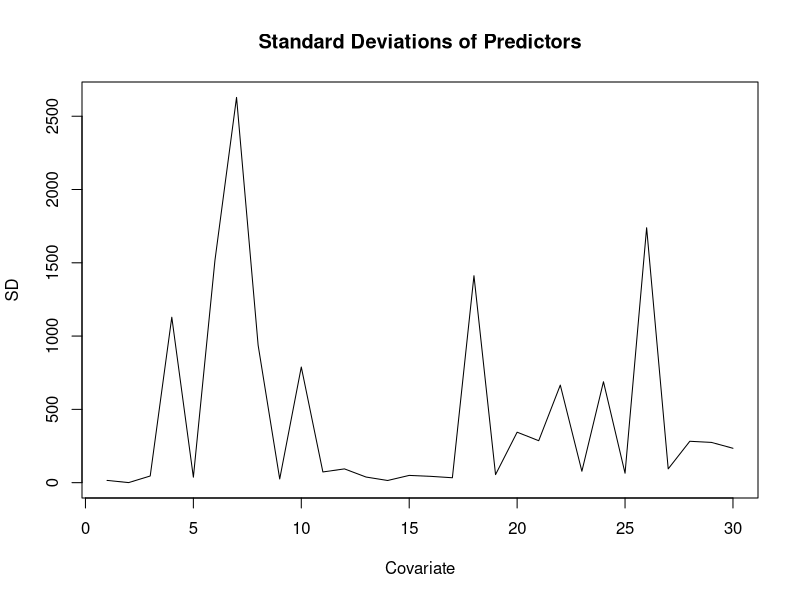
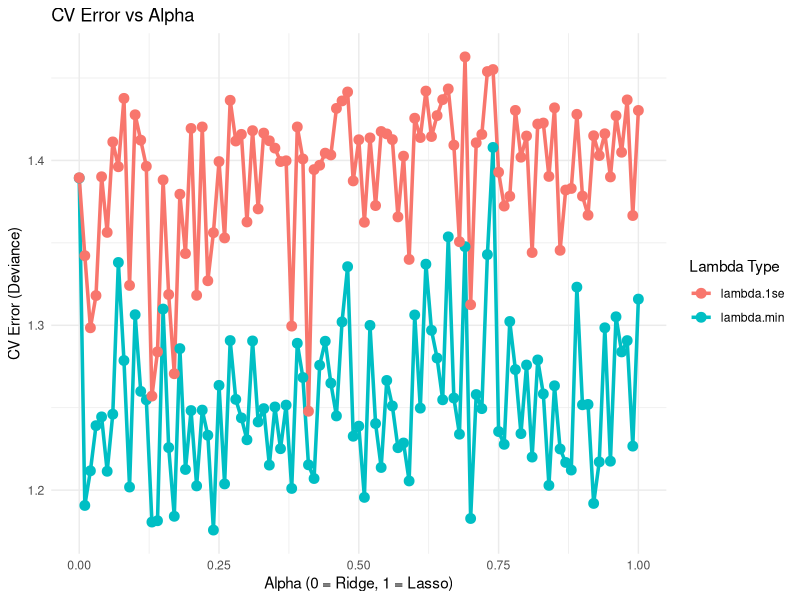
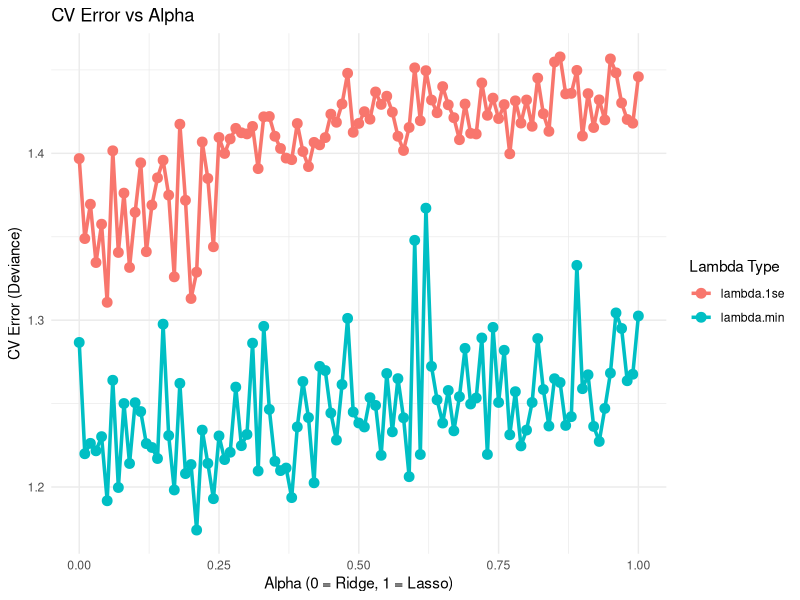
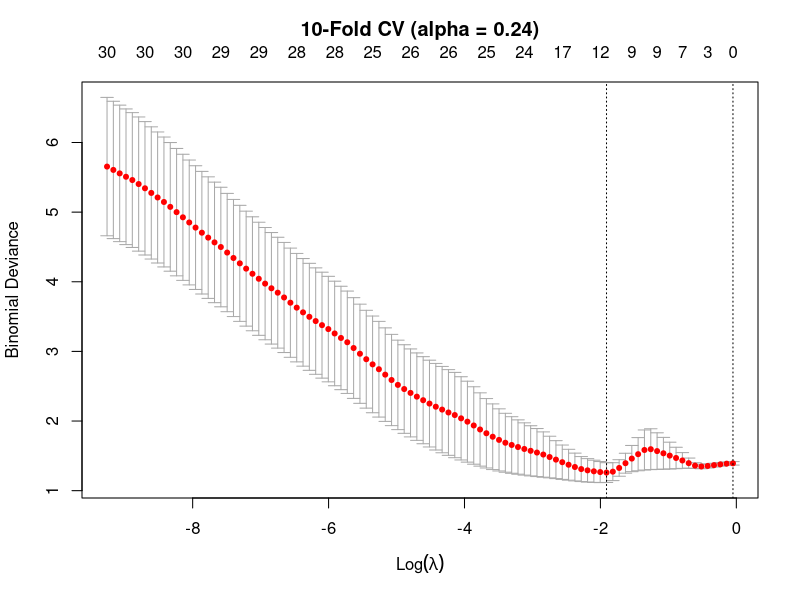
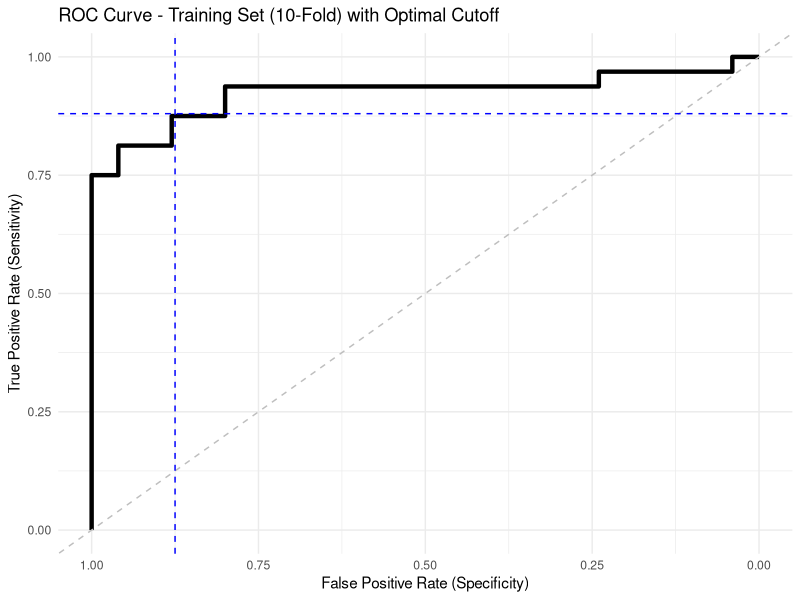

Write the R code that produced these figures, in order. (Note: this script raises an error after producing the figures.)
# === PACKAGES USED ========
library(readxl)
library(glmnet)
library(ggplot2)
library(GGally)
library(pROC)
library(MASS)
library(caret)

# === 1.1| DATA CLEANING ========
COV <- read_excel("Immunologic profiles of patients with COVID-19.xlsx")
str(COV) # dataset contains measurements of 28 analytes from 76 COVID-19-positive patients; response variable: severity (binary, mild vs. severe)

# Checking for missing values
sum(is.na(COV)) # no missing values

# Convert severity to a factor variable
COV$Severity <- ifelse(COV$Severirty == "Severe", 1, 0)
table(COV$Severity) # 0 = mild, 1 = severe

# Remove Patient Number and Severirty
COV <- COV[, !(names(COV) %in% c("Severirty", "Patient Number"))]
str(COV) # SEX is still character

# Convert SEX to numeric
COV$SEX <- ifelse(COV$SEX == "F", 1, 0)
table(COV$SEX)  

dim(COV)       # 76 x 31
colnames(COV)  

# === 1.2| EXPLORATORY DATA ANALYSIS ========


# === 2.1 | MODEL MATRIX AND TRAINING/TEST SETS ========
# Create model matrix for glmnet including all effects 
X <- model.matrix(Severity ~., COV)[, -1]
dim(X) # 30 predictor variables
colnames(X)

Y <- COV$Severity # severity set as response variable

# Checking predictor standard deviations
plot(as.ts(apply(X, 2, sd)), xlab = "Covariate", ylab = "SD",
     main = "Standard Deviations of Predictors")
# Very variable so standardization is needed; glmnet automatically does standardization


# Create train (75%) & test (25%) sets
set.seed(1717)

test_index <- sample.int(nrow(X), round(nrow(X) * 0.25), replace = FALSE)

X_train <- X[-test_index, ]
Y_train <- Y[-test_index]
X_test <- X[test_index, ]
Y_test <- Y[test_index]

## Confirm class balance in train and test
table(Y_train)
table(Y_test)

# === 2.2 | GRID SEARCH FOR ALPHA ========
# Function to perform grid search for optimal alpha value with different n-folds 
alpha_search <- function (nfolds){
  alpha_grid <- seq(0, 1, .01)
  results <- data.frame()
  set.seed(1717)
  for (a in alpha_grid) {
  cv_model <- cv.glmnet(X_train, 
                        Y_train, 
                        alpha = a, 
                        nfolds = nfolds,
                        family = "binomial",
                        type.measure = "deviance")  # Accuracy measure is deviance because AUC could not be used; number of observations is too small per fold

  
  # Store results
  results <- rbind(results, data.frame(
    alpha = a,
    lambda_min = cv_model$lambda.min,
    lambda_1se = cv_model$lambda.1se,
    cvm_min = min(cv_model$cvm),
    cvm_1se = cv_model$cvm[which(cv_model$lambda == cv_model$lambda.1se)]
  ))
  }
  # Extract optimal alpha and lambda
  best_min <- results$alpha[which.min(results$cvm_min)]
  best_1se <- results$alpha[which.min(results$cvm_1se)]
  
  return(list(results = results,
              best_min = best_min,
              best_1se = best_1se))
}

# Perform grid search and obtain optimal alpha for each k-fold CV
alpha_10 <- alpha_search(10)
best_min_10 <- alpha_10$best_min
best_1se_10 <- alpha_10$best_1se

alpha_20 <- alpha_search(20)
best_min_20 <- alpha_20$best_min
best_1se_20 <- alpha_20$best_1se

# Visualize alpha grid search to decide between alpha values
ggplot(alpha_10$results, aes(x = alpha)) +
  geom_line(aes(y = cvm_min, color = "lambda.min"), linewidth = 1.2) +
  geom_line(aes(y = cvm_1se, color = "lambda.1se"), linewidth = 1.2) +
  geom_point(aes(y = cvm_min, color = "lambda.min"), size = 3) +
  geom_point(aes(y = cvm_1se, color = "lambda.1se"), size = 3) +
  labs(title = "CV Error vs Alpha",
       x = "Alpha (0 = Ridge, 1 = Lasso)",
       y = "CV Error (Deviance)",
       color = "Lambda Type") +
  theme_minimal()

ggplot(alpha_20$results, aes(x = alpha)) +
  geom_line(aes(y = cvm_min, color = "lambda.min"), linewidth = 1.2) +
  geom_line(aes(y = cvm_1se, color = "lambda.1se"), linewidth = 1.2) +
  geom_point(aes(y = cvm_min, color = "lambda.min"), size = 3) +
  geom_point(aes(y = cvm_1se, color = "lambda.1se"), size = 3) +
  labs(title = "CV Error vs Alpha",
       x = "Alpha (0 = Ridge, 1 = Lasso)",
       y = "CV Error (Deviance)",
       color = "Lambda Type") +
  theme_minimal()
# alpha_min will be used as it has lowest CV error and will thus maximize predictive accuracy

# Helper functions for next steps
# Function to determine cutoffs for sensitivity, specificity, and classification
get_cutoff <- function(AUC) {
  snsp <- cbind(AUC$sensitivities, AUC$specificities)
  indx <- which.max(apply(snsp, 1, min))
  return(data.frame(cutoff = AUC$threshold[indx],
                    sensitivity = snsp[indx, 1],
                    specificity = snsp[indx, 2]))
} # get_metrics already gets sn and sp, so might be redundant for this function

# Function to obtain metrics from confusion matrix
get_metrics <- function(mat) {
  sn <- mat[2, 2] / sum(mat[2, ])
  sp <- mat[1, 1] / sum(mat[1, ])
  acc <- (mat[1,1] + mat[2,2]) / sum(mat)
  return(unlist(list(sensitivity = sn, specificity = sp, accuracy = acc)))
}

# === 3.1 | ELASTIC NET MODEL (10-FOLD) ========
set.seed(1717)
cv_10 <- cv.glmnet(X_train, Y_train, nfolds = 10, family = "binomial", alpha = best_min_10, type.measure = "deviance")
plot(cv_10)
title(main = paste0("10-Fold CV (alpha = ", best_min_10, ")"), line = 2.3)

prd_train_10 <- predict(cv_10, newx = X_train, type = "response", s = cv_10$lambda.min)[, 1]
prd_test_10 <- predict(cv_10, newx = X_test, type = "response", s = cv_10$lambda.min)[, 1]

# Test prediction accuracy with AUC-ROC curves(Change plots to be made with ggplot and overlay curves)
AUC_train_10 <- roc(Y_train, prd_train_10)
AUC_test_10  <- roc(Y_test,  prd_test_10)
auc(AUC_train_10)
auc(AUC_test_10)

# Determine cutoffs for model with 10-folds
cut_train_10 <- get_cutoff(AUC_train_10)
cut_test_10 <- get_cutoff(AUC_test_10)

cut_train_10
cut_test_10

# Make confusion matrix for model
conf_10 <- table(y = Y_test, yhat = as.numeric(prd_test_10 > cut_test_10$cutoff))
conf_10
get_metrics(conf_10)

# Plot ROC curve with optimal cutoff; TO-DO: make ggplot versions (change color and linewidth and stuff)
#plot(AUC_train_10, main  = "ROC Curve - Training Set (10-Fold) with Optimal Cutoff")
#abline(h = cut_10_train$sensitivity, v = cut_10_train$specificity, col = "blue", lty = 2)

#plot(AUC_test_10, main = "ROC Curve - Test Set (10-Fold) with Optimal Cutoff")
#abline(h = cut_10_test$sensitivity, v = cut_10_train$specificity, col = "blue", lty = 2)

ggroc(AUC_train_10, linewidth = 1.5) +
  labs(title = "ROC Curve - Training Set (10-Fold) with Optimal Cutoff",
       x = "False Positive Rate (Specificity)",
       y = "True Positive Rate (Sensitivity)") +
  geom_abline(slope = 1, intercept = 1, 
               linetype = "dashed",
               color = "grey") +
  geom_hline(yintercept = cut_train_10$specificity,
             linetype = "dashed",
             color = "blue") + 
  geom_vline(xintercept = cut_train_10$sensitivity,
             linetype = "dashed",
             color = "blue") +
  theme_minimal() 
# add labels, title, either put cutoffs on graph or legend for sn and sp, maybe even put area under curve; could also put both curves in one graph

# Obtain most significant coefficients as predicted by model
coef(cv_10, s = cv_10$lambda.min)
coef_10_min <- coef(cv_10,s = cv_10$lambda.min)[-1,1]
coef_10_min[coef.min!=0] 

selected_10  <- sort(abs(coef_10_min[coef_10_min != 0]), decreasing = TRUE)
selected_10 
# With 10-fold CV and using min for alpha and lambda, elastic net regression selected 12 relevant variables
# Notes: AGE has the most influence; all are positive so increasing these by 1 unit increases severity by the corresponding coefficient value

# Ranking of top predictors TO-DO: make ggplot version
par(mar = c(9, 4, 4, 2))
barplot(selected_10, las = 2, col = "navy",
        main = "Top Predictors - 10-Fold Elastic Net (lambda.min)",
        ylab = "Coefficient", cex.names = 0.75)
par(mar = c(5, 4, 4, 2))

# === 3.2 | ELASTIC NET MODEL (20-FOLD) ========
set.seed(1717)
cv_20 <- cv.glmnet(X_train, Y_train, nfolds = 20, family = "binomial", alpha = best_min_20, type.measure = "deviance")
plot(cv_20)
title(main = paste0("20-Fold CV (alpha = ", best_min_20, ")"), line = 2.5)

prd_train_20 <- predict(cv_20, newx = X_train, type = "response", s = cv_20$lambda.min)[, 1]
prd_test_20  <- predict(cv_20, newx = X_test,  type = "response", s = cv_20$lambda.min)[, 1]

# Test prediction accuracy with AUC-ROC curves
AUC_train_20 <- roc(Y_train, prd_train_20)
AUC_test_20  <- roc(Y_test,  prd_test_20)
auc(AUC_train_20)
auc(AUC_test_20)

# Determine cutoffs for model with 10-folds
cut_train_20 <- get_cutoff(AUC_train_20)
cut_test_20 <- get_cutoff(AUC_test_20)
cut_train_20
cut_test_20

# Make confusion matrix for model
conf_20 <- table(y = Y_test, yhat = as.numeric(prd_test_20 > cut_test_20$cutoff))
conf_20
get_metrics(conf_20)

# Plot ROC curve with optimal cutoff
ggroc(AUC_train_20, linewidth = 1.5) +
  labs(title = "ROC Curve - Training Set (20-Fold) with Optimal Cutoff",
       x = "False Positive Rate (Specificity)",
       y = "True Positive Rate (Sensitivity)") +
  geom_abline(slope = 1, intercept = 1, 
              linetype = "dashed",
              color = "grey") +
  geom_hline(yintercept = cut_train_20$specificity,
             linetype = "dashed",
             color = "blue") + 
  geom_vline(xintercept = cut_train_20$sensitivity,
             linetype = "dashed",
             color = "blue") +
  theme_minimal() 

# Obtain most significant coefficients as predicted by model
coef(cv_20, s = cv_20$lambda.min)
coef_20_min <- coef(cv_20,s = cv_20$lambda.min)[-1,1]
coef_20_min[coef.min!=0] 

selected_20  <- sort(abs(coef_20_min[coef_20_min != 0]), decreasing = TRUE)
selected_20 
# With 20-fold CV and using min for alpha and lambda, elastic net regression selected 13 relevant variables
# Notes: AGE has the most influence; all are positive so increasing these by 1 unit increases severity by the corresponding coefficient value

# Ranking of top predictors TO-DO: make ggplot version
par(mar = c(9, 4, 4, 2))
barplot(selected_20, las = 2, col = "maroon",
        main = "Top Predictors - 20-Fold Elastic Net (lambda.min)",
        ylab = "Coefficient", cex.names = 0.75)
par(mar = c(5, 4, 4, 2))

# Comparison plot for 10-fold vs 20-fold
plot(AUC_test_10, col = "navy", main = "Test Set ROC: 10-Fold vs 20-Fold")
plot(AUC_test_20, col = "maroon", add = TRUE)
legend("bottomright",
       legend = c(paste0("10-Fold AUC = ", round(auc(AUC_test_10), 3)),
                  paste0("20-Fold AUC = ", round(auc(AUC_test_20), 3))),
       col = c("navy", "maroon"), lwd = 2, bty = "n")

# === 4 | STATISTICAL ANALYSIS OF PREDICTORS ======== #TO-DO: check if this is correct
# Wilcoxon test for age 
wilcox.test(AGE ~ Severity, data = COV) #p-value = 0.02017
boxplot(AGE ~ Severity, data = COV)

# Model with age as only predictor
model_age <- glm(Severity ~ AGE, data = COV, family = "binomial")
summary(model_age)
### 4.3% decrease in odds per 1 unit increase in age???

# Correlation of age with predicted probability in 10 and 20 fold model
prd_all_10 <- predict(cv_10, newx = X, type = "response", s = cv_10$lambda.min)[, 1]
cor(COV$AGE, prd_all_10)

prd_all_20 <- predict(cv_20, newx = X, type = "response", s = cv_20$lambda.min)[, 1]
cor(COV$AGE, prd_all_20)

# Scatterplot of age vs probability
ggplot(data.frame(Age = COV$AGE, Prob = prd_all_10, Severity = factor(COV$Severity, labels = c("Mild","Severe"))), aes(x = Age, y = Prob, color = Severity)) +
  geom_point(size = 3) +
  geom_smooth(method = "loess", color = "black") +
  scale_color_manual(values = c("Mild" = "navy", "Severe" = "maroon")) +
  labs(title = "Age vs Probability of Severe COVID-19",
       x = "Age (years)", y = "Probability of Severity") +
  theme_bw()
### I don't get this graph, please explain later


### I don't think we really need to do this part since she never taught us but I'll leave this here for now
# Statistical significance of cytokines
wilcox_results <- data.frame()

for (i in names(selected_10)) {if (i %in% colnames(X)) {
  test <- wilcox.test(X[, i] ~ COV$Severity)
  
  wilcox_results <- rbind(wilcox_results, data.frame(
    Predictor = i,
    W_statistic = test$statistic,
    p_value = round(test$p.value, 4),
    Significant = ifelse(test$p.value < 0.05, "Yes", "No")))}}

print(wilcox_results[order(wilcox_results$p_value), ])

# Odds ratio of cytokines (doing with 10 first before 20 to validate)
odds_10 <- cbind(X[, names(selected_10)], Severity = COV$Severity) %>% as.data.frame(odds_10)
model_10 <- glm(Severity ~., data = odds_10, family = "binomial")
summary(model_10)

or_table <- exp(cbind(OR = coef(model_10), confint(model_10)))
print(round(or_table, 3))
